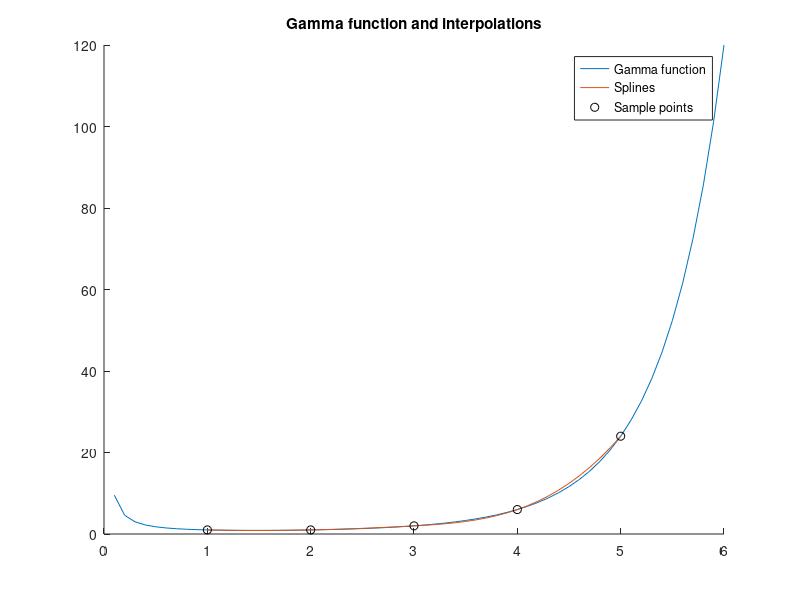

Write MATLAB code to recreate this figure.
%% Interpolation: Lab 7
%%%
% *Gwen Zapata*
%%%
% *ISC4220C*
%%
%% Gamma Function
%
%
%
clear

%%%
% Define interpolation dataset according to the assignment
x  = 1:5;
f = [1 1 2 6 24];

%%%
% Define interpolation range and calculate interpolated values.
xs = 0.1:0.1:6;
ys = gamma(xs);
yi = interp1(x,f,xs,'spline');

%%%
% Plot interpolated values alongside original funciton to inspect the
% restults, comparing the actual gamma function to the interpolated
% functions.
figure(1);
hold on;

plot(xs,ys);     % intrinsic gamma
plot(xs,yi);     % interp1
plot(x,f,'ok'); % Data points

hold off;

legend('Gamma function','Splines','Sample points');
title('Gamma function and interpolations');